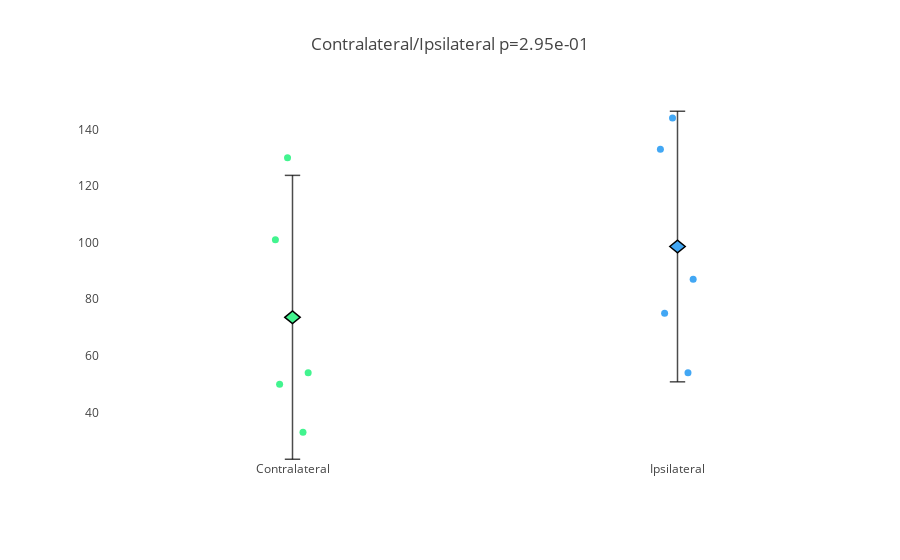

The cell this chart's notebook holds for it:
### Code cell
contralateral = [130, 101, 50, 33, 54]
ipsilateral = [54, 133, 87, 75, 144]

tstat, pvalue = ttest_ind_from_stats(np.mean(contralateral), np.std(contralateral), len(contralateral), 
                                     np.mean(ipsilateral), np.std(ipsilateral), len(ipsilateral))

point_box_2 = plotly_utils.plot_point_box_revised(['Contralateral', 'Ipsilateral'], [contralateral, ipsilateral], title='Contralateral/Ipsilateral p={:.2e}'.format(pvalue), width=500, height=500)
saving_utils.save_plotly_fig(point_box_2, os.path.join(base_path,'contralateral_ipsilateral'), width=500, height=500)

offline.iplot(point_box_2)

### Figure 1 — Plotly figure (JSON) as saved in the notebook; plotly's stock layout.template omitted (floating-point values rounded to 4 significant figures)
{"data": [{"boxpoints": "all", "fillcolor": "rgba(0,0,0,0)", "jitter": 0.15, "line": {"color": "rgba(0,0,0,0)"}, "marker": {"color": "rgb(66,244,143)", "size": 7}, "name": "Contralateral", "pointpos": 0, "type": "box", "uid": "cdda1f7b-7f05-4515-8cc5-792ae7909344", "whiskerwidth": 0.2, "y": [130, 101, 50, 33, 54]}, {"boxpoints": "all", "fillcolor": "rgba(0,0,0,0)", "jitter": 0.15, "line": {"color": "rgba(0,0,0,0)"}, "marker": {"color": "rgb(66,167,244)", "size": 7}, "name": "Ipsilateral", "pointpos": 0, "type": "box", "uid": "9de5c265-8b62-40af-90ea-f9c5564869c0", "whiskerwidth": 0.2, "y": [54, 133, 87, 75, 144]}], "layout": {"boxgap": 0, "margin": {"b": 100, "l": 100, "r": 30, "t": 100}, "paper_bgcolor": "rgb(255, 255, 255)", "plot_bgcolor": "rgb(255, 255, 255)", "shapes": [{"line": {"color": "black", "width": 1.5}, "opacity": 0.7, "type": "line", "x0": -0.02, "x1": 0.02, "y0": 23.47, "y1": 23.47}, {"line": {"color": "black", "width": 1.5}, "opacity": 0.7, "type": "line", "x0": -0.02, "x1": 0.02, "y0": 123.7, "y1": 123.7}, {"line": {"color": "black", "width": 1.5}, "opacity": 0.7, "type": "line", "x0": 0, "x1": 0, "y0": 23.47, "y1": 123.7}, {"fillcolor": "rgb(66,244,143)", "line": {"color": "black", "width": 1.5}, "path": " M -0.02 73.6 L 0 71.38 L 0.02 73.6 L 0 75.82 Z", "type": "path"}, {"line": {"color": "black", "width": 1.5}, "opacity": 0.7, "type": "line", "x0": 0.98, "x1": 1.02, "y0": 50.81, "y1": 50.81}, {"line": {"color": "black", "width": 1.5}, "opacity": 0.7, "type": "line", "x0": 0.98, "x1": 1.02, "y0": 146.4, "y1": 146.4}, {"line": {"color": "black", "width": 1.5}, "opacity": 0.7, "type": "line", "x0": 1, "x1": 1, "y0": 50.81, "y1": 146.4}, {"fillcolor": "rgb(66,167,244)", "line": {"color": "black", "width": 1.5}, "path": " M 0.98 98.6 L 1 96.38 L 1.02 98.6 L 1 100.82 Z", "type": "path"}], "showlegend": false, "title": {"text": "Contralateral/Ipsilateral p=2.95e-01"}, "xaxis": {"title": {"text": ""}}, "yaxis": {"gridcolor": "rgb(255, 255, 255)", "gridwidth": 1, "title": {"text": ""}, "zerolinecolor": "rgb(255, 255, 255)", "zerolinewidth": 2}}}
